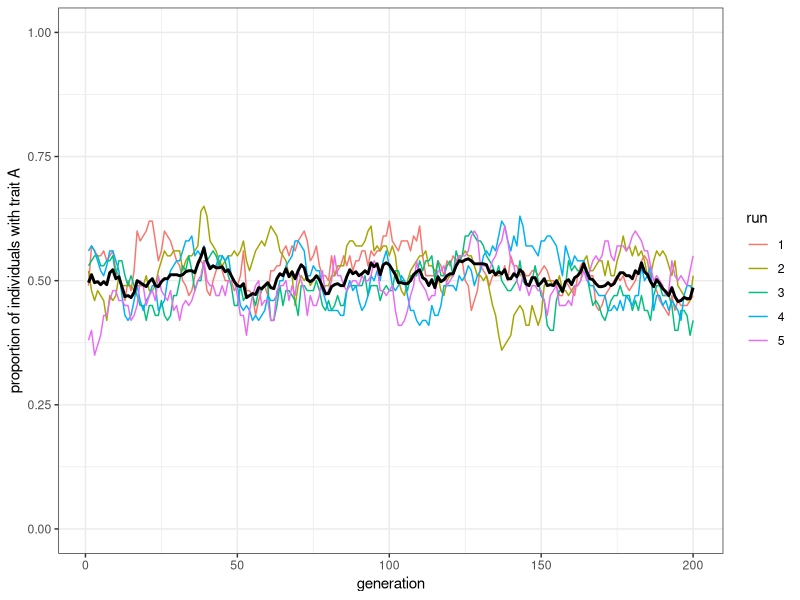
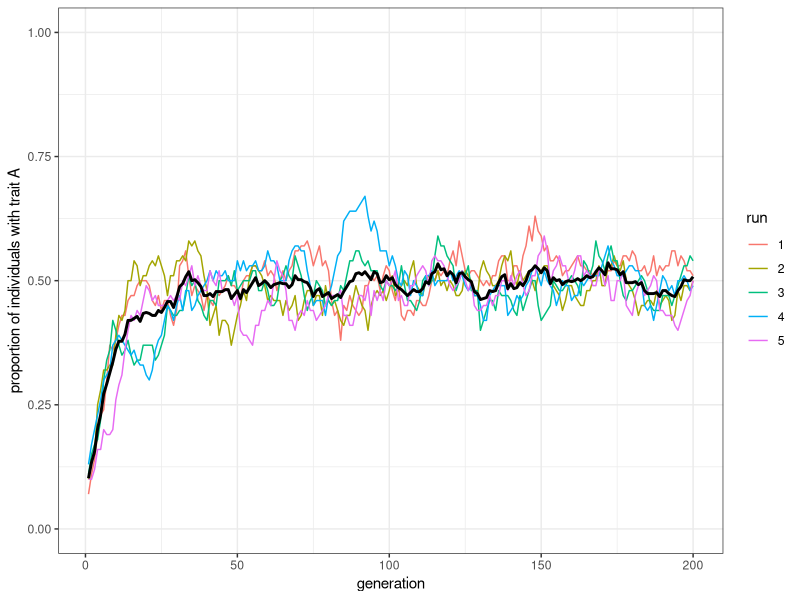
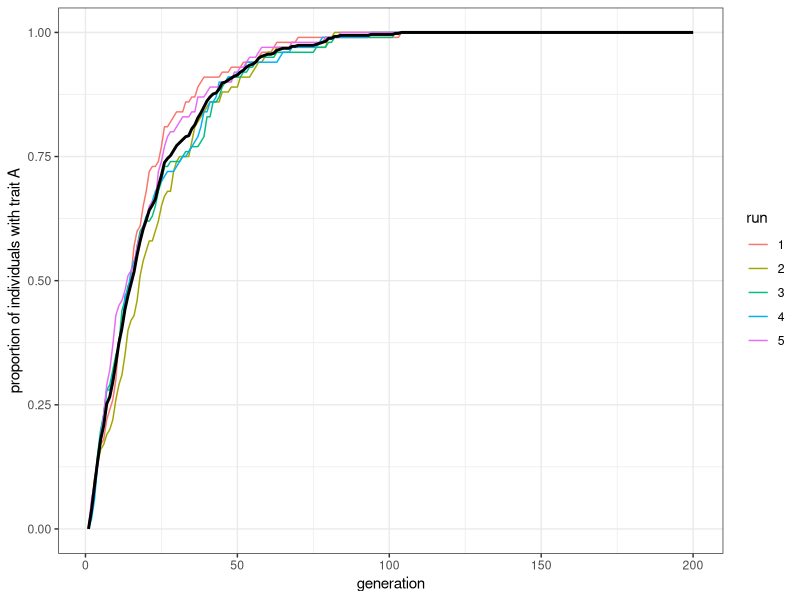
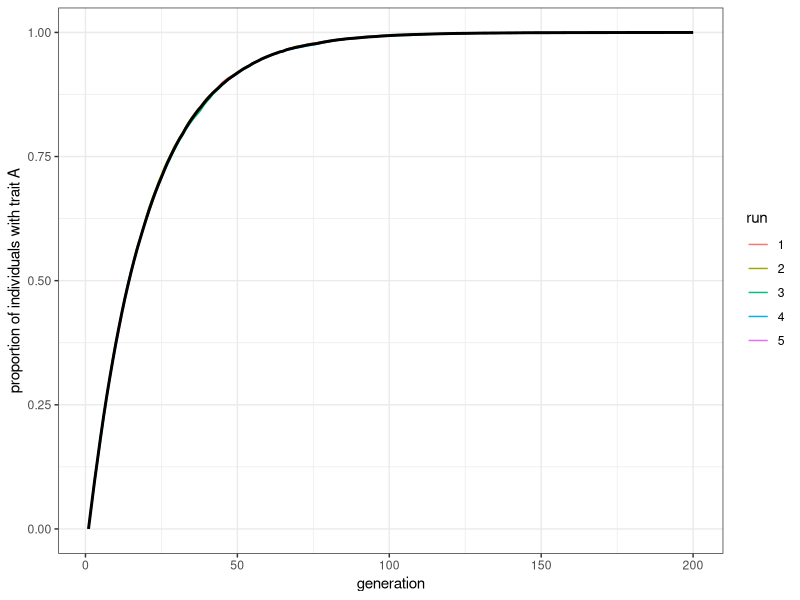
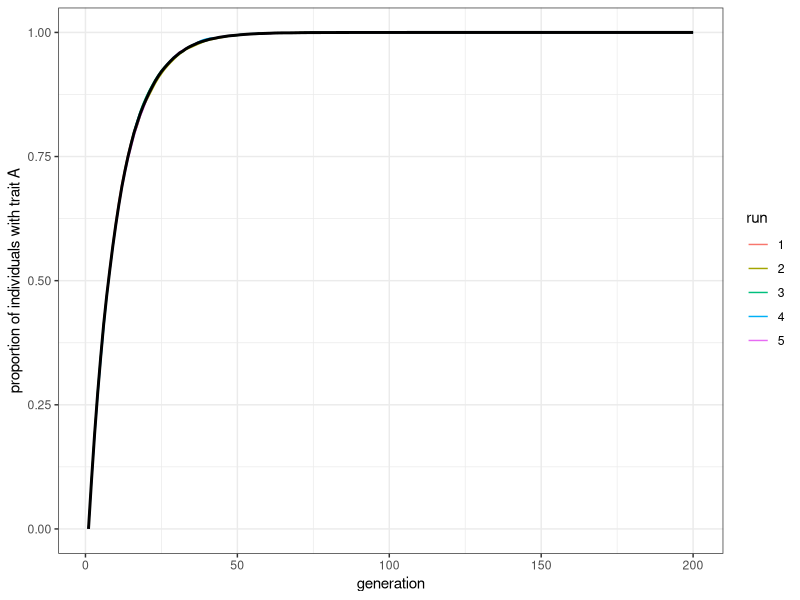

Here is the R script that generated these plots, in order:
## ---- chunk 1
library(tidyverse)

model_unbiased_mutation <- function(
  population_size,
  generations,
  runs, 
  initial_proportion_of_trait_a,
  mutation_rate) {
  output <- tibble(
    run = factor(), 
    generation = numeric(), 
    proportion_of_trait_a = numeric()
  )
  for (run in 1:runs) {
    # 1回の試行の結果を保管するtibbleを初期化
    output_single_run <- tibble(
      run = rep(run, generations) |> as.factor(), 
      generation = 1:generations, 
      proportion_of_trait_a = rep(NA, generations)
    )
    # 第1世代
    population <- sample(
      c("A", "B"), 
      population_size, replace = TRUE, 
      prob = c(initial_proportion_of_trait_a, 1 - initial_proportion_of_trait_a)
    )
    # 第1世代のproportion_of_trait_aを計算
    proportion_of_trait_a <- sum(population == "A") / population_size
    output_single_run$proportion_of_trait_a[1] <- proportion_of_trait_a
    for (generation in 2:generations) {
      # 前タイムステップまでのpopulationベクトルをprevious_populationに移し替える
      previous_population <- population
      # 変異する個人('mutant')を決める
      is_mutant <- sample(
        c(TRUE, FALSE), 
        population_size, 
        prob = c(mutation_rate, 1 - mutation_rate),
        replace = TRUE
      )
      # is_mutantがTRUEであるスロットの形質がもしAならBに、もしBならAにする
      population[is_mutant] <- population[is_mutant] |> recode(A = "B", B = "A")
      # proportion_of_trait_aを計算し、tibbleのうち
      # proportion_of_trait_a列のgeneration行目に格納する
      output_single_run$proportion_of_trait_a[generation] <- 
      sum(population == "A") / population_size
    }
    # output tibbleの一番下に今回の試行の結果をbind_rows()関数で付け加える
    output <- bind_rows(output, output_single_run)
  }
  # 全試行の結果がひとつのoutputというtibbleに集約されたので、それを返り値としてエクスポートする
  output
}
## ---- chunk 2
plot_multiple_runs <- function(data) {
  ggplot(data = data, aes(x = generation, y = proportion_of_trait_a)) +
    geom_line(aes(colour = run)) +
    stat_summary(fun = mean, geom = "line", size = 1) +
    ylim(c(0, 1)) +
    theme_bw() +
    ylab("proportion of individuals with trait A")
}
## ---- chunk 3
model_unbiased_mutation(
  population_size = 100, 
  generations = 200, 
  runs = 5, 
  initial_proportion_of_trait_a = 0.5, 
  mutation_rate = 0.05) |>
  plot_multiple_runs()
## ---- chunk 4
model_unbiased_mutation(
  population_size = 100, 
  generations = 200, 
  runs = 5, 
  initial_proportion_of_trait_a = 0.1, 
  mutation_rate = 0.05) |>
  plot_multiple_runs()
## ---- chunk 5
model_biased_mutation <- function(
  population_size,
  generations,
  runs, 
  initial_proportion_of_trait_a,
  mutation_rate_biased) {
  output <- tibble(
    run = factor(), 
    generation = numeric(), 
    proportion_of_trait_a = numeric()
  )
  for (run in 1:runs) {
    # 1回の試行の結果を保管するtibbleを初期化
    output_single_run <- tibble(
      run = rep(run, generations) |> as.factor(), 
      generation = 1:generations, 
      proportion_of_trait_a = rep(NA, generations)
    )
    # 第1世代
    population <- sample(
      c("A", "B"), 
      population_size, replace = TRUE, 
      prob = c(initial_proportion_of_trait_a, 1 - initial_proportion_of_trait_a)
    )
    # 第1世代のproportion_of_trait_aを計算
    proportion_of_trait_a <- sum(population == "A") / population_size
    output_single_run$proportion_of_trait_a[1] <- proportion_of_trait_a
    for (generation in 2:generations) {
      # 前タイムステップまでのpopulationベクトルをprevious_populationに移し替える
      previous_population <- population
      # 変異する個人('mutant')を決める
      is_mutant <- sample(
        c(TRUE, FALSE), 
        population_size, 
        prob = c(mutation_rate_biased, 1 - mutation_rate_biased),
        replace = TRUE
      )
      # is_mutantがTRUEであるスロットの形質をすべてAにする
      population[is_mutant] <- "A"
      # proportion_of_trait_aを計算し、tibbleのうち
      # proportion_of_trait_a列のgeneration行目に格納する
      output_single_run$proportion_of_trait_a[generation] <- 
      sum(population == "A") / population_size
    }
    # output tibbleの一番下に今回の試行の結果をbind_rows()関数で付け加える
    output <- bind_rows(output, output_single_run)
  }
  # 全試行の結果がひとつのoutputというtibbleに集約されたので、それを返り値としてエクスポートする
  output
}
## ---- chunk 6
model_biased_mutation(
  population_size = 100, 
  generations = 200, 
  runs = 5, 
  initial_proportion_of_trait_a = 0,
  mutation_rate_biased = 0.05) |> 
  plot_multiple_runs()
## ---- chunk 7
model_biased_mutation(
  population_size = 10000, 
  generations = 200, 
  runs = 5, 
  initial_proportion_of_trait_a = 0,
  mutation_rate_biased = 0.05) |> 
  plot_multiple_runs()
## ---- chunk 8
model_biased_mutation(
  population_size = 10000, 
  generations = 200, 
  runs = 5, 
  initial_proportion_of_trait_a = 0,
  mutation_rate_biased = 0.1) |> 
  plot_multiple_runs()
## ---- chunk 9
model_unbiased_mutation_truefalse <- function(
  population_size,
  generations,
  runs, 
  initial_proportion_of_trait_a,
  mutation_rate) {
  output <- tibble(
    run = factor(), 
    generation = numeric(), 
    proportion_of_trait_a = numeric()
  )
  for (run in 1:runs) {
    output_single_run <- tibble(
      run = rep(run, generations) |> as.factor(), 
      generation = 1:generations, 
      proportion_of_trait_a = rep(NA, generations)
    )
    population <- sample(
      c(TRUE, FALSE), # 変更点
      population_size, replace = TRUE, 
      prob = c(initial_proportion_of_trait_a, 1 - initial_proportion_of_trait_a)
    ) 
    proportion_of_trait_a <- sum(population) / population_size # 変更点
    output_single_run$proportion_of_trait_a[1] <- proportion_of_trait_a
    for (generation in 2:generations) {
      previous_population <- population
      is_mutant <- sample(
        c(TRUE, FALSE), 
        population_size, 
        prob = c(mutation_rate, 1 - mutation_rate),
        replace = TRUE
      )
      population[is_mutant] <- !population[is_mutant]  # 変更点
      output_single_run$proportion_of_trait_a[generation] <- 
        sum(population) / population_size # 変更点
    }
    output <- bind_rows(output, output_single_run)
  }
  output
}
